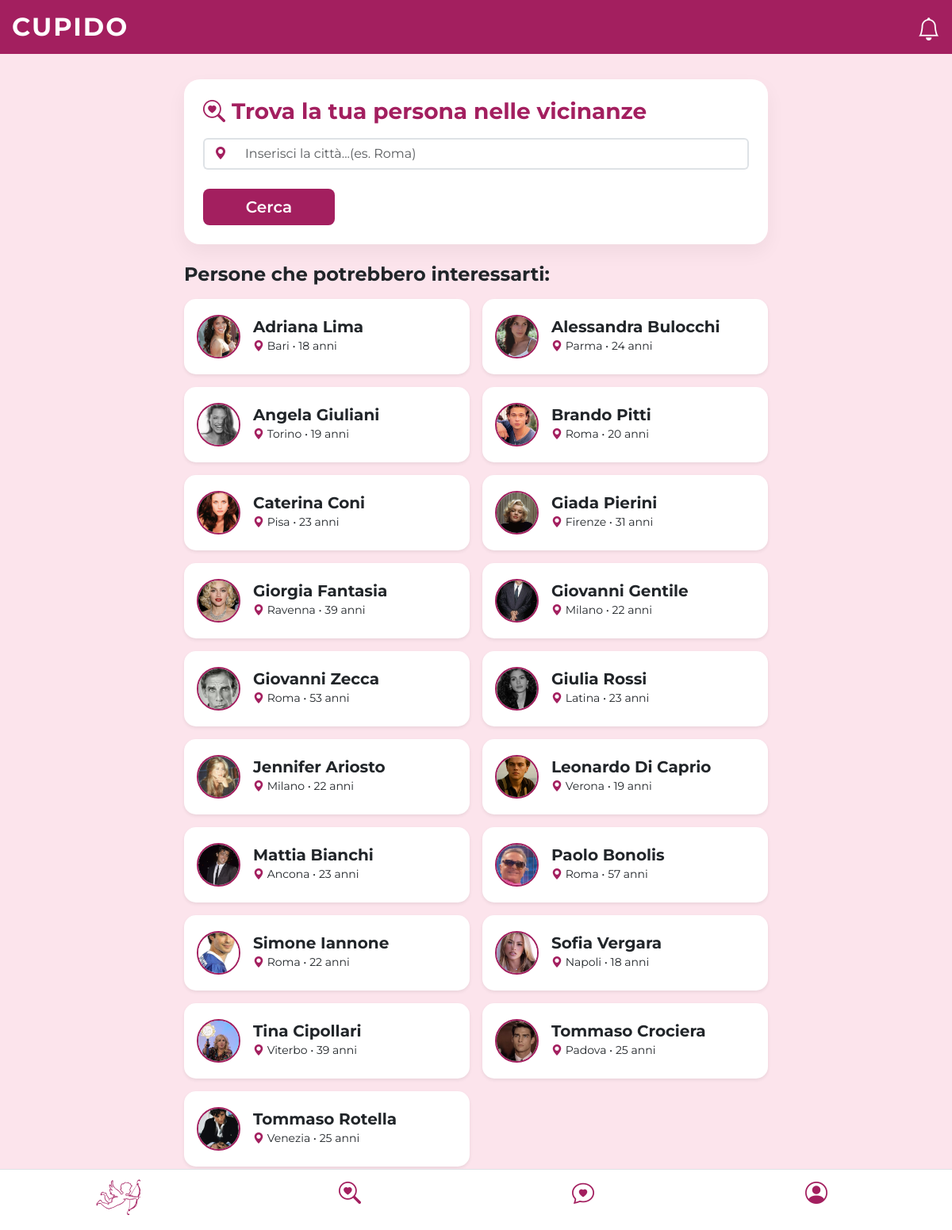
/cerca.php (signed in), run on the app's committed database.
### tables this page shows
CREATE TABLE `datiregistrazione` (
  `id_utente` varchar(30) NOT NULL,
  `email` varchar(30) NOT NULL,
  `password` varchar(30) NOT NULL,
  `nome` varchar(30) NOT NULL,
  `cognome` varchar(30) NOT NULL,
  `sesso` varchar(10) DEFAULT NULL,
  `eta` int(2) NOT NULL,
  `citta` varchar(30) NOT NULL,
  `maxEta` int(2) DEFAULT NULL,
  `distanza` tinyint(1) DEFAULT NULL,
  `sessoP` varchar(30) DEFAULT NULL,
  `relazione` varchar(30) DEFAULT NULL
);

CREATE TABLE `foto_utenti` (
  `id_foto` int(11) NOT NULL,
  `id_utente` varchar(30) NOT NULL,
  `percorso` varchar(255) NOT NULL,
  `tipo` enum('profilo','galleria') NOT NULL,
  `caricata_il` timestamp NOT NULL DEFAULT current_timestamp()
);

### cerca.php (the view, shortened to what this page needs)
<!DOCTYPE html>
<html lang="en">
<?php
require __DIR__ . "/connessioneDB.php";
$id = $_SESSION['id_utente'];
$utenti_trovati = [];
$citta_cercata = isset($_GET['citta']) ? trim($_GET['citta']) : '';
if (!empty($citta_cercata)) {
    $stmt = $pdo->prepare("SELECT * FROM datiregistrazione WHERE citta LIKE :citta AND id_utente != :id");
    $stmt->execute([
        ':citta' => '%' . $citta_cercata . '%',
        ':id' => $id
    ]);
    $utenti_trovati = $stmt->fetchAll(PDO::FETCH_ASSOC);
} else {
    $stmt = $pdo->prepare("SELECT * FROM datiregistrazione WHERE id_utente != :id ORDER BY id_utente");
    $stmt->execute([':id' => $id]);
    $utenti_trovati = $stmt->fetchAll(PDO::FETCH_ASSOC);
}
?>
<!DOCTYPE html>
<html lang="it">
<head>
    <link href="https://cdn.jsdelivr.net/npm/bootstrap@5.3.2/dist/css/bootstrap.min.css" rel="stylesheet">
    <link rel="stylesheet" href="https://cdn.jsdelivr.net/npm/bootstrap-icons@1.11.1/font/bootstrap-icons.css">
</head>
<body>
<div class="cupido-header position-relative">
    <h2 class="fw-bold h2" style="letter-spacing: 2px; margin: 0;">CUPIDO</h2>
    <div class="notifiche-icon">
        <i class="bi bi-bell"></i>
    </div>
</div>
<div class="container">
    <div class="row justify-content-center">
        <div class="col-md-8">
            <div class="search-card p-4 mb-4">
                <h3 class="fw-bold mb-3" style="color: var(--primary-color);"><i class="bi bi-search-heart"></i> Trova la tua persona nelle vicinanze </h3>
                <form action="cerca.php" method="GET" class="row g-2">
                    <div class="mb-3 position-relative">
                    <div class="input-group">
                        <button type="button" id="btn-gps" class="btn rounded-pill-start border border-2 border-end-0 bg-white" title="Rileva posizione">
                            <i class="bi bi-geo-alt-fill bi-crosshairs" style="color: var(--primary-color);"></i>
                        </button>
                        <input type="text" id="citta" name="citta" class="form-control  border border-2 border-start-0 rounded-pill-end" placeholder="Inserisci la città...(es. Roma)" autocomplete="off" required>
                    </div>
                </div>
                <div class="col-3">
                        <button type="submit" class="btn btn-custom btn-lg w-100">Cerca</button>
                    </div>
                </form>
            </div>
            <h4 class="fw-bold mb-3 text-dark">Persone che potrebbero interessarti:</h4>
            <?php if (empty($utenti_trovati)): ?>
                <div class="alert alert-light text-center py-4 shadow-sm rounded-4">
                    <i class="bi bi-emoji-frown fs-2 text-muted"></i>
                    <p class="text-muted mt-2 mb-0">Nessun utente trovato con i filtri selezionati.</p>
                </div>
            <?php else: ?>
                <div class="row g-3">
                <?php foreach($utenti_trovati as $utente): ?>
                    <?php $sqlFotoAvatar = "SELECT percorso FROM foto_utenti
                    WHERE id_utente = :id_cercato AND tipo = 'profilo' LIMIT 1";
                    $stmtFotoAvatar = $pdo->prepare($sqlFotoAvatar);
                    $stmtFotoAvatar->execute([':id_cercato'=>$utente['id_utente']]);
                    $fotoAvatar = $stmtFotoAvatar->fetch();
                    ?>
                        <div class="col-12 col-sm-6">
                            <a href="profiloUtente.php?id=<?= urlencode($utente['id_utente']) ?>" class="text-decoration-none text-dark" >
                            <div class="card user-result-card p-3 shadow-sm h-100 w-100 d-flex flex-row align-items-center" style="cursor-pointer;">
                                <div class="d-flex align-items-center">
                                    <div class="me-3">
                                        <img src="<?= htmlspecialchars($fotoAvatar['percorso'] ?? 'default.jpg')?>" class="avatar">
                                    </div>
                                    <div class="flex-grow-1">
                                        <h5 class="fw-bold mb-0"><?= htmlspecialchars($utente['nome'] . " " . $utente['cognome']) ?></h5>
                                        <small class="me-3">
                                            <i class="bi bi-geo-alt-fill" style="color: var(--primary-color);"></i> <?= htmlspecialchars($utente['citta']) ?> • <?= htmlspecialchars($utente['eta']) ?> anni
                                        </small>
                                    </div>
                                </div>
                            </div>
                            </a>
                        </div>
                    <?php endforeach; ?>
                </div>
            <?php endif; ?>
        </div>
    </div>
</div>
<nav class="navbar fixed-bottom bg-white border-top">
    <div class="container-fluid">
        <div class="row text-center w-100">
            <div class="col">
                <a href="match.php" class="text-decoration-none text-dark">
                </a>
            </div>
            <div class="col">
                <a href="cerca.php" class="text-decoration-none text-dark">
                    <i class="bi bi-search-heart fs-3" style="color:#a31f5f;"></i>
                </a>
            </div>
            <div class="col">
                <a href="match.php" class="text-decoration-none text-dark">
                    <i class="bi bi-chat-heart fs-3" style="color:#a31f5f;"></i>
                </a>
            </div>
            <div class="col">
                <a href="profilo.php" class="text-decoration-none text-dark">
                    <i class="bi bi-person-circle fs-3" style="color:#a31f5f;"></i>
                </a>
            </div>
        </div>
    </div>
</nav>
</body>
</html>

### cerca.php (style rules this page uses)
:root { --primary-color: #a31f5f; --accent-color: #fce4ec; }
body { background-color: var(--accent-color); font-family: 'Montserrat', sans-serif; padding-bottom: 80px; }
.cupido-header { background: var(--primary-color); color: white; padding: 15px; font-size: 20px; position: relative; }
.notifiche-icon { position: absolute; right: 15px; top: 15px; font-size: 1.8rem; color: white; cursor: pointer; }
.search-card { background: white; border-radius: 20px; box-shadow: 0 10px 25px rgba(0,0,0,0.05); margin-top: 2rem; }
.user-result-card { background: white; border-radius: 15px; transition: transform 0.2s, box-shadow 0.2s; border: none; min-height: 95px; display: flex; align-items:center; }
.btn-custom { background-color: var(--primary-color); color: white; border: none; font-weight: 600; }
.avatar { width: 55px; height:55px; border:2px solid var(--primary-color); object-fit:cover; border-radius: 50%; }

### data on the page
datiregistrazione: foto_utenti.percorso (picture), nome+cognome "Adriana Lima", citta "Bari", eta "18"
datiregistrazione: foto_utenti.percorso (picture), nome+cognome "Alessandra Bulocchi", citta "Parma", eta "24"
datiregistrazione: foto_utenti.percorso (picture), nome+cognome "Angela Giuliani", citta "Torino", eta "19"
datiregistrazione: foto_utenti.percorso (picture), nome+cognome "Brando Pitti", citta "Roma", eta "20"
datiregistrazione: foto_utenti.percorso (picture), nome+cognome "Caterina Coni", citta "Pisa", eta "23"
datiregistrazione: foto_utenti.percorso (picture), nome+cognome "Giada Pierini", citta "Firenze", eta "31"
datiregistrazione: foto_utenti.percorso (picture), nome+cognome "Giorgia Fantasia", citta "Ravenna", eta "39"
datiregistrazione: foto_utenti.percorso (picture), nome+cognome "Giovanni Gentile", citta "Milano", eta "22"
datiregistrazione: foto_utenti.percorso (picture), nome+cognome "Giovanni Zecca", citta "Roma", eta "53"
datiregistrazione: foto_utenti.percorso (picture), nome+cognome "Giulia Rossi", citta "Latina", eta "23"
datiregistrazione: foto_utenti.percorso (picture), nome+cognome "Jennifer Ariosto", citta "Milano", eta "22"
datiregistrazione: foto_utenti.percorso (picture), nome+cognome "Leonardo Di Caprio", citta "Verona", eta "19"
datiregistrazione: foto_utenti.percorso (picture), nome+cognome "Mattia Bianchi", citta "Ancona", eta "23"
datiregistrazione: foto_utenti.percorso (picture), nome+cognome "Paolo Bonolis", citta "Roma", eta "57"
datiregistrazione: foto_utenti.percorso (picture), nome+cognome "Simone Iannone", citta "Roma", eta "22"
datiregistrazione: foto_utenti.percorso (picture), nome+cognome "Sofia Vergara", citta "Napoli", eta "18"
datiregistrazione: foto_utenti.percorso (picture), nome+cognome "Tina Cipollari", citta "Viterbo", eta "39"
datiregistrazione: foto_utenti.percorso (picture), nome+cognome "Tommaso Crociera", citta "Padova", eta "25"
datiregistrazione: foto_utenti.percorso (picture), nome+cognome "Tommaso Rotella", citta "Venezia", eta "25"
